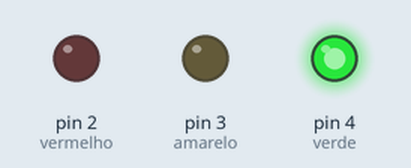
Recording of a sketch running on a simulated Arduino Uno, built with avr-gcc and run on an emulated ATmega328P. On the bench: output pins drawn as LEDs (lit = HIGH).

Above: at 8.5 s.
At 11.5 s:
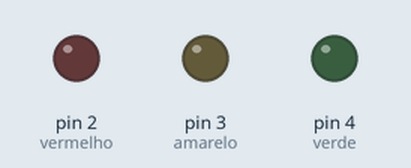
At 13.5 s:
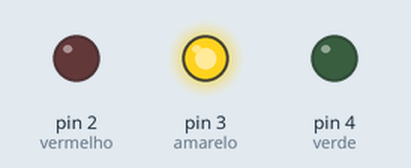
At 18.5 s:
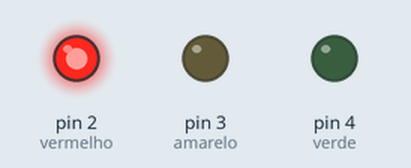
Timing chart, 0 to 25.5 s (numbered marks = the images above):
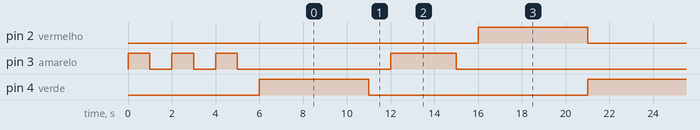

Measured:
- by itself, pin 2 (vermelho), pin 4 (verde): alternates HIGH for 5.0 s and LOW for 10.0 s
- by itself, pin 3 (amarelo): HIGH → LOW at 1.0 s, → HIGH 1.0 s later, → LOW 1.0 s later, → HIGH 1.0 s later, … (21 changes in this stretch)
- by itself, everything shown: repeats every 15.0 s, in 6 steps

The sketch:

exercicio2.ino
```cpp
/*
O semáforo deve conter  as seguintes funções:

Iniciar no amarelo piscante, por 3x.

depois que iniciou, ele vai ficar em repetição.
fazendo a seguinte ordem:

Verde (5s)
Amarelo (3s)
Vermelho (5s)


*/

int vermelho = 2;
int amarelo = 3;
int verde = 4;

void setup (){

pinMode(vermelho, OUTPUT);
pinMode(amarelo, OUTPUT);
pinMode(verde, OUTPUT);

digitalWrite(amarelo,HIGH);
delay(1000);
digitalWrite(amarelo,LOW);
delay(1000);
digitalWrite(amarelo,HIGH);
delay(1000);
digitalWrite(amarelo,LOW);
delay(1000);
digitalWrite(amarelo,HIGH);
delay(1000);
digitalWrite(amarelo,LOW);
delay(1000);

}

void loop (){

digitalWrite(verde,HIGH);
delay(5000);
digitalWrite(verde,LOW);
delay(1000);
digitalWrite(amarelo,HIGH);
delay(3000);
digitalWrite(amarelo,LOW);
delay(1000);
digitalWrite(vermelho,HIGH);
delay(5000);
digitalWrite(vermelho,LOW);
}
```
